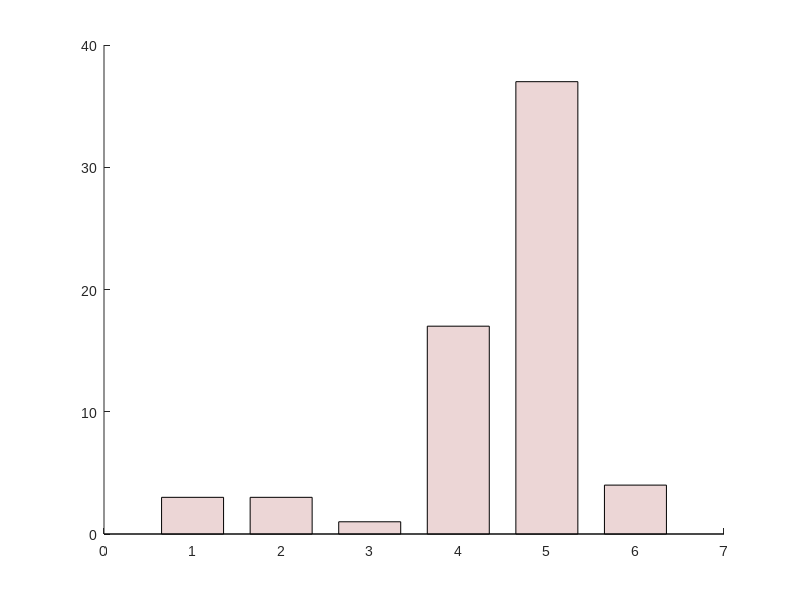

MATLAB code to generate this figure: (Note: this script raises an error after producing the figure.)

load('mle_mat_all_extended.mat')

mle_mat_all(:,[6,8])=[]; % rm per trial

n_model = size(mle_mat_all,2);

mle_mat_all(4,:) = nan(1,n_model);
mle_mat_all(32,:) = nan(1,n_model);
mle_mat_all(36,:) = nan(1,n_model);

AIC_all = 2*mle_mat_all + 2*[3, 5, 5, 7,    9, 9]; %mle is NLL

[highest_acc_pp,best_model_ind_pp] = min(AIC_all,[],2);
[val]=hist(best_model_ind_pp,1:1:n_model);

% Legend
legend_all{1} = 'thompson';
legend_all{2} = 'thompson + \epsilon'; 
legend_all{3} = 'thompson + \eta';
legend_all{4} = 'thompson + \eta + \epsilon'; 
legend_all{5} = 'thompson + \eta + \eta_B + \epsilon';
legend_all{6} = 'thompson + \eta + \epsilon + \epsilon_B' ;

% Figure
figure('Color','w');
set(gcf,'Unit','centimeters','OuterPosition',[0 0 10 10]);
set(gca,'FontName','Arial','FontSize',10)
hold on

col_(1,:) = [0.925490200519562 0.839215695858002 0.839215695858002];

x = 1:n_model+2;
x =[x(1:6)];

b = bar(x,val,'FaceColor',col_(1,:),'BarWidth',.7);  hold on;

txt_val = val';
ind_notnul = find(val~=0);

text(x(ind_notnul),val(ind_notnul),num2str(txt_val(ind_notnul)),'vert','bottom','horiz','center'); 
box off

ylabel('Number of subjects','FontName','Arial','Fontweight','bold','FontSize',11);
set(gca,'YTick',0:10:100)
ylim([0  39])

xticks(x);
xticklabels([legend_all(1:6)]);
xlim([0,n_model+1])

xtickangle(45)

% Export
addpath('../../export_fig')
export_fig(['./fig/Fig_model_comparison_AIC_per_pp_extended_B.png'],'-nocrop','-r200')